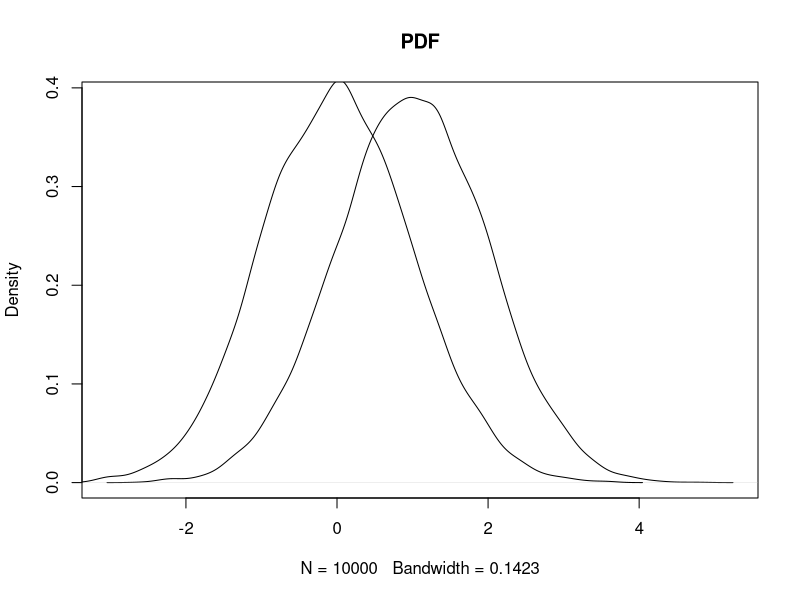

The R script that drew this image:
# Simulate data (normal distribution)
n = 10000
df1 = data.frame(y=rnorm(n)+1, i=rep.int(1, n))
df2 = data.frame(y=rnorm(n), i=rep.int(0, n))
df = rbind(df1,df2)

plot(density(df1$y), main="PDF")
lines(density(df2$y))

# OLS
ols = lm(y~i,data=df)
summary(ols)
confint(ols)

# Quantile Regression
#install.packages("quantreg")
require(quantreg)
fit <- rq(y~i,tau = 0.99, data=df)
summary(fit)
quantile(df2$y, 0.99)
quantile(df1$y, 0.99)

#summary(fit, se = "boot", bsmethod= "xy")

# Bootstrapped Confience Interval
# https://stackoverflow.com/questions/38106310/calculating-95-confidence-intervals-in-quantile-regression-in-r-using-rq-functi
x <- cbind(1,df$i)
QR.b <- boot.rq(x,df$y,tau=0.99, R=300)
t(apply(QR.b$B, 2, quantile, c(0.025,0.975)))

quantile(df1$y, 0.995)
